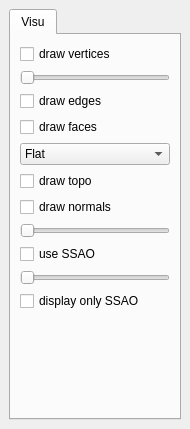
<?xml version="1.0" encoding="UTF-8"?>
<ui version="4.0">
 <class>DockWidget</class>
 <widget class="QDockWidget" name="DockWidget">
  <property name="geometry">
   <rect>
    <x>0</x>
    <y>0</y>
    <width>190</width>
    <height>429</height>
   </rect>
  </property>
  <property name="minimumSize">
   <size>
    <width>190</width>
    <height>429</height>
   </size>
  </property>
  <property name="windowTitle">
   <string>Commands</string>
  </property>
  <widget class="QWidget" name="dockWidgetContents">
   <layout class="QVBoxLayout" name="verticalLayout_3">
    <item>
     <widget class="QTabWidget" name="tabWidget">
      <property name="currentIndex">
       <number>0</number>
      </property>
      <widget class="QWidget" name="tab">
       <attribute name="title">
        <string>Visu</string>
       </attribute>
       <layout class="QVBoxLayout" name="verticalLayout">
        <item>
         <widget class="QCheckBox" name="check_drawVertices">
          <property name="text">
           <string>draw vertices</string>
          </property>
         </widget>
        </item>
        <item>
         <widget class="QSlider" name="slider_verticesSize">
          <property name="orientation">
           <enum>Qt::Horizontal</enum>
          </property>
         </widget>
        </item>
        <item>
         <widget class="QCheckBox" name="check_drawEdges">
          <property name="text">
           <string>draw edges</string>
          </property>
         </widget>
        </item>
        <item>
         <widget class="QCheckBox" name="check_drawFaces">
          <property name="text">
           <string>draw faces</string>
          </property>
         </widget>
        </item>
        <item>
         <widget class="QComboBox" name="combo_faceLighting">
          <item>
           <property name="text">
            <string>Flat</string>
           </property>
          </item>
          <item>
           <property name="text">
            <string>Phong</string>
           </property>
          </item>
          <item>
           <property name="text">
            <string>Normals</string>
           </property>
          </item>
         </widget>
        </item>
        <item>
         <widget class="QCheckBox" name="check_drawTopo">
          <property name="text">
           <string>draw topo</string>
          </property>
         </widget>
        </item>
        <item>
         <widget class="QCheckBox" name="check_drawNormals">
          <property name="text">
           <string>draw normals</string>
          </property>
         </widget>
        </item>
        <item>
         <widget class="QSlider" name="slider_normalsSize">
          <property name="orientation">
           <enum>Qt::Horizontal</enum>
          </property>
         </widget>
        </item>
        <item>
         <widget class="QCheckBox" name="check_useSSAO">
          <property name="text">
           <string>use SSAO</string>
          </property>
         </widget>
        </item>
        <item>
         <widget class="QSlider" name="slider_SSAOStrength">
          <property name="maximum">
           <number>100</number>
          </property>
          <property name="value">
           <number>0</number>
          </property>
          <property name="orientation">
           <enum>Qt::Horizontal</enum>
          </property>
         </widget>
        </item>
        <item>
         <widget class="QCheckBox" name="check_displayOnlySSAO">
          <property name="text">
           <string>display only SSAO</string>
          </property>
         </widget>
        </item>
        <item>
         <spacer name="verticalSpacer">
          <property name="orientation">
           <enum>Qt::Vertical</enum>
          </property>
          <property name="sizeHint" stdset="0">
           <size>
            <width>20</width>
            <height>40</height>
           </size>
          </property>
         </spacer>
        </item>
       </layout>
      </widget>
     </widget>
    </item>
   </layout>
  </widget>
 </widget>
 <resources/>
 <connections>
  <connection>
   <sender>check_drawFaces</sender>
   <signal>toggled(bool)</signal>
   <receiver>combo_faceLighting</receiver>
   <slot>setVisible(bool)</slot>
   <hints>
    <hint type="sourcelabel">
     <x>65</x>
     <y>98</y>
    </hint>
    <hint type="destinationlabel">
     <x>65</x>
     <y>127</y>
    </hint>
   </hints>
  </connection>
  <connection>
   <sender>check_drawNormals</sender>
   <signal>toggled(bool)</signal>
   <receiver>slider_normalsSize</receiver>
   <slot>setVisible(bool)</slot>
   <hints>
    <hint type="sourcelabel">
     <x>75</x>
     <y>191</y>
    </hint>
    <hint type="destinationlabel">
     <x>75</x>
     <y>222</y>
    </hint>
   </hints>
  </connection>
  <connection>
   <sender>check_drawVertices</sender>
   <signal>toggled(bool)</signal>
   <receiver>slider_verticesSize</receiver>
   <slot>setVisible(bool)</slot>
   <hints>
    <hint type="sourcelabel">
     <x>75</x>
     <y>44</y>
    </hint>
    <hint type="destinationlabel">
     <x>75</x>
     <y>75</y>
    </hint>
   </hints>
  </connection>
  <connection>
   <sender>check_useSSAO</sender>
   <signal>toggled(bool)</signal>
   <receiver>check_displayOnlySSAO</receiver>
   <slot>setVisible(bool)</slot>
   <hints>
    <hint type="sourcelabel">
     <x>94</x>
     <y>327</y>
    </hint>
    <hint type="destinationlabel">
     <x>94</x>
     <y>355</y>
    </hint>
   </hints>
  </connection>
  <connection>
   <sender>check_useSSAO</sender>
   <signal>toggled(bool)</signal>
   <receiver>slider_SSAOStrength</receiver>
   <slot>setVisible(bool)</slot>
   <hints>
    <hint type="sourcelabel">
     <x>94</x>
     <y>327</y>
    </hint>
    <hint type="destinationlabel">
     <x>94</x>
     <y>359</y>
    </hint>
   </hints>
  </connection>
 </connections>
</ui>
